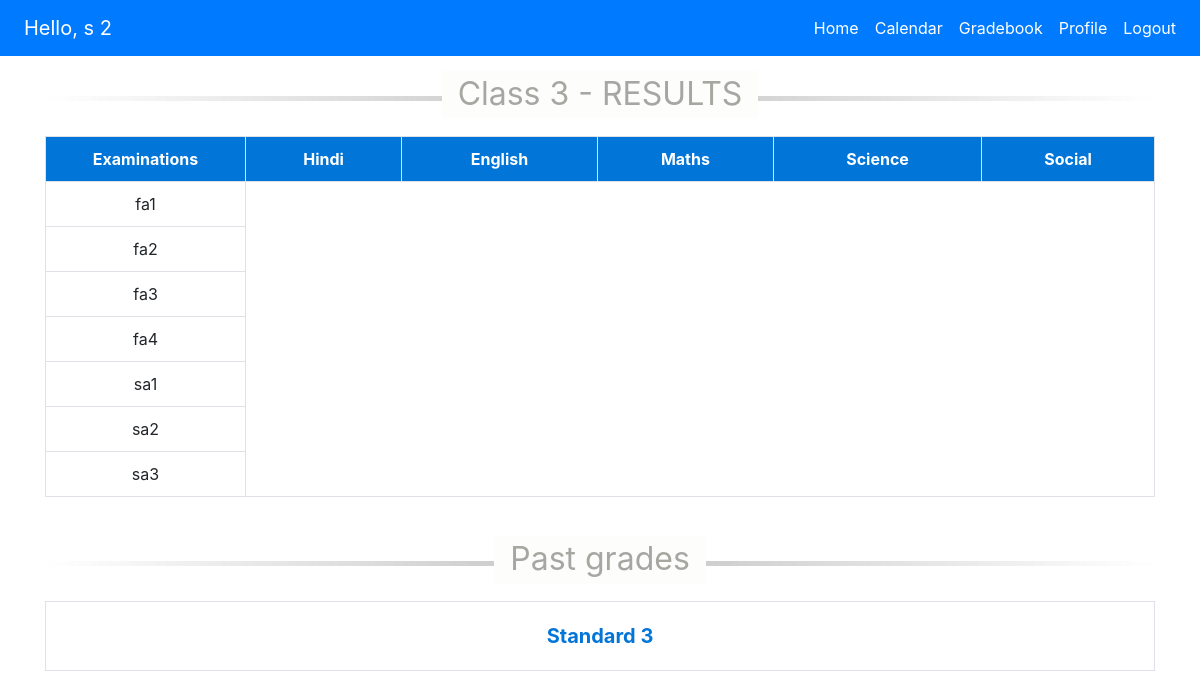
The app's page /student/gradebook/ (signed in), older data.
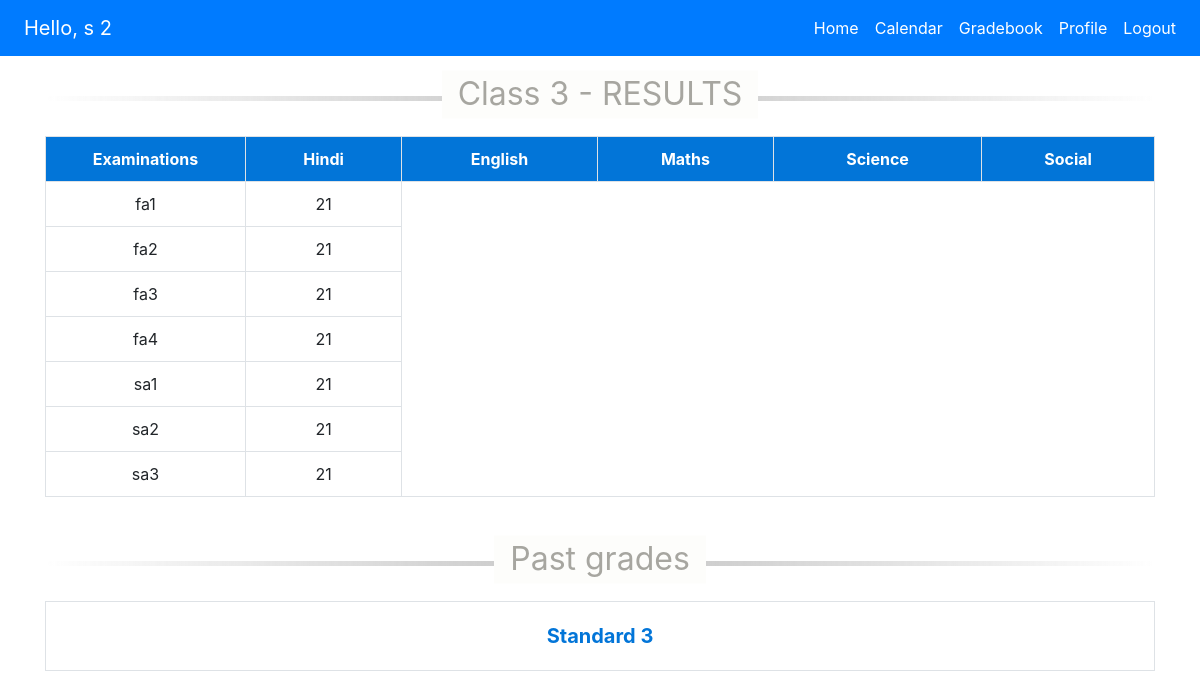
The same page, newer data.
### students/models.py (models this page shows, shortened)
class Student(models.Model):
    user = models.OneToOneField(User,on_delete=models.CASCADE)
    standards = models.ManyToManyField(Standard)
    current_standard = models.ForeignKey(Standard,related_name='Class',on_delete=models.CASCADE,null=True,blank=True)
    roll_number = models.PositiveIntegerField()
    created_at = models.DateTimeField(auto_now_add=True,editable=False)
    updated_at = models.DateTimeField(auto_now=True,editable=False)
    admission_no = models.CharField(max_length=20)
    father = models.CharField(max_length=200)
    slug = models.SlugField(max_length=210,blank=True,null=True,editable=False)
    caste = models.CharField(max_length=20,
                             choices=CASTE_CHOICES,
                             default="General")
    religion = models.CharField(max_length=10,
                                choices=RELIGION_CHOICES,
                                default='Hindu')

### accounts/models.py (models this page shows, shortened)
class User(AbstractBaseUser):
    email = models.EmailField(
        max_length=255,
        unique=True,
        default='s@gmail.com'
    )
    contact_no = models.CharField(max_length=10,blank=True)
    first_name = models.CharField(max_length=200,default='s')
    last_name = models.CharField(max_length=200,default='0')
    active = models.BooleanField(default=True)
    staff = models.BooleanField(default=False)
    is_student = models.BooleanField(default=True)
    is_teacher = models.BooleanField(default=False)
    admin = models.BooleanField(default=False)
    address = models.CharField(max_length=200,default="",blank=True)
    profile_pic = models.ImageField(upload_to='profile_pic/',null=True,blank=True)
    date_of_birth = models.DateField(
        auto_now_add=False,
        help_text = 'Format: YYYY-MM-DD',
        blank=True,
        null=True
        )
    objects = UserManager()
    USERNAME_FIELD = 'email'
    @property
    def is_active(self):
        return self.active

### subjects/models.py (models this page shows, shortened)
class Subject(models.Model):
    name = models.ForeignKey(SubjectName, on_delete=models.CASCADE)
    standard = models.ForeignKey(Standard,on_delete=models.CASCADE)
    teacher = models.ForeignKey(Teacher,on_delete=models.CASCADE)
    total_marks = models.PositiveIntegerField(default=100,null=True,blank=True)
    classes_per_week = models.PositiveIntegerField(default=6,null=True,blank=True)
    slug = models.SlugField(max_length=210,null=True,blank=True,editable=False)
    def __str__(self):
        return self.name.name

class SubjectName(models.Model):
    name = models.CharField(max_length=200, unique=True)

### results/models.py (models this page shows, shortened)
class Examination(models.Model):
    name = models.ForeignKey(ExaminationName,on_delete=models.CASCADE)
    standard = models.ForeignKey(Standard,on_delete=models.CASCADE)

class ExaminationName(models.Model):
    name = models.CharField(max_length=200, unique=True)
    def __str__(self):
        return self.name

class Result(models.Model):
    marks_secured = models.PositiveIntegerField(blank=True,null=True)
    subject = models.ForeignKey(Subject,on_delete=models.CASCADE,blank=True,null=True)
    student = models.ForeignKey(Student,on_delete=models.CASCADE,blank=True,null=True)
    examination = models.ForeignKey(Examination,on_delete=models.CASCADE,blank=True,null=True)
    class Meta:
        ordering = []

### standards/models.py (models this page shows)
class Standard(models.Model):
    name = models.CharField(max_length=200, unique=True)
    slug = models.SlugField(max_length=205, null=True, blank=True, editable=False)
    def __str__(self):
        return self.name

### students/views.py (the view)
# urls.py: path('gradebook/',views.student_gradebook_view,name='gradebook'),
@login_required
def student_gradebook_view(request):
    user = request.user
    if not user.is_student:
        return HttpResponse('<h1>You are not authorised to view this page</h1>')
    student = Student.objects.get(user=user)
    examinations = Examination.objects.filter(standard=student.current_standard)
    results = {}
    for examination in examinations:
        results[examination] = Result.objects.filter(student=student,examination=examination).order_by('subject')
    subjects = Subject.objects.filter(standard=student.current_standard)
    standards = student.standards.all()
    dict = {
        'student':student,
        'results':results,
        'examinations':examinations,
        'subjects':subjects,
        'standards':standards,
        'standard': student.current_standard
    }
    return render(request,'students/gradebook.html',dict)

### accounts/context_processors.py (called while the page is built, shortened)
def add_variable_to_context(request):
    if request.user.is_authenticated:
        if request.user.is_student:
            try:
                student = Student.objects.get(user=request.user)
                return {'student':student}
            except Student.DoesNotExist:
                return {}
    return {}

### templates/students/gradebook.html
{% extends 'students/base.html' %}
{% load static %}
{% block stylesheets %}
  <link rel="stylesheet" href="{% static 'students/style.css' %}">
{% endblock %}
{% block body_block %}
<br>
<div class="container table-container">
  <div class="table-responsive-sm">
      <hr class='hr-text' data-content="Class {{standard}} - RESULTS"> <br>
    <table class="grade-table table thead-light table-hover table-bordered">
      <tr>
        <th class="name-cell">Examinations</th>
        {% for subject in subjects %}
          <th>{{subject|title}}</th>
        {% endfor %}
      </tr>
      {% for examination,list in results.items %}
      <tr>
        <td class="name-cell">{{examination.name}}</td>
        {% for result in list %}
          {% if result.marks_secured %}
            <td>{{result.marks_secured}}</td>
          {% else %}
            <td>-</td>
          {% endif %}
        {% endfor %}
      </tr>
      {% endfor %}
    </table>
  </div>
</div><br> <br>
<div class="container gb-box">
  <div class="table-responsive-sm">
      <hr class='hr-text' data-content="Past grades"> <br>
    <table class="gb-table table thead-light table-hover table-bordered">
      {% for standard in standards %}
      <tr>
        <td><a class="btn btn-block text-bold blue-color" style="font-size: 20px; back" href="{% url 'students:grades' slug=standard.slug %}">Standard {{standard.name}}</a></td>
      </tr>
      {% endfor %}
    </table>
</div>
{% endblock %}

### templates/students/base.html (shortened to what this page needs)
{% load static %}
{% load crispy_forms_tags %}
{% load bootstrap4 %}
{% bootstrap_css %}
<!DOCTYPE html>
<html lang="en">
<head>
  <link rel="stylesheet" href="https://use.fontawesome.com/releases/v5.0.10/css/all.css"
>
  <link rel="stylesheet" href="{% static 'general.css' %}">
  {% block stylesheets %}
  {% endblock %}
</head>
<body>
    <nav class="navbar navbar-expand-lg sticky-top navbar-dark bg-primary">
      <a class="navbar-brand" href="#" style="cursor:auto;">Hello, {{student.user.first_name}} {{student.user.last_name}}</a>
      <div class="collapse navbar-collapse" id="navbarNav">
        <ul class="navbar-nav ml-auto">
          <li class="nav-item active">
            <a class="nav-link" href="{% url 'students:home' %}">Home <span class="sr-only">(current)</span></a>
          </li>
          <li class="nav-item active">
            <a class="nav-link" href="{% url 'students:calendar' %}">Calendar</a>
          </li>
          <li class="nav-item active">
            <a class="nav-link" href="{% url 'students:gradebook' %}">Gradebook</a>
          </li>
          <li class="nav-item active">
            <a class="nav-link" href="{% url 'students:profile' slug=student.slug %}">Profile</a>
          </li>
          <li class="nav-item active">
            <a class="nav-link" href="{% url 'accounts:logout' %}">Logout</a>
          </li>
        </ul>
      </div>
    </nav>
  {% block body_block %}
  {% endblock %}
</body>
</html>

### static/general.css (style rules this page uses)
.text-bold { font-weight: bold; }
.blue-color { color: #0275d8; }

### static/students/style.css (style rules this page uses)
.navbar-brand { margin-left: 8px; }
.grade-table { text-align: center; margin: auto auto; }
.grade-table tr th { background-color: #0275d8; color: white; text-align: center; }
.gb-table { text-align: center; }
.name-cell { width: 200px; }

Row changes from the older to the newer data that the page shows:
added Result: marks_secured "21", shown under Examination "fa1"
added Result: marks_secured "21", shown under Examination "fa2"
added Result: marks_secured "21", shown under Examination "fa3"
added Result: marks_secured "21", shown under Examination "fa4"
added Result: marks_secured "21", shown under Examination "sa1"
added Result: marks_secured "21", shown under Examination "sa2"
added Result: marks_secured "21", shown under Examination "sa3"
